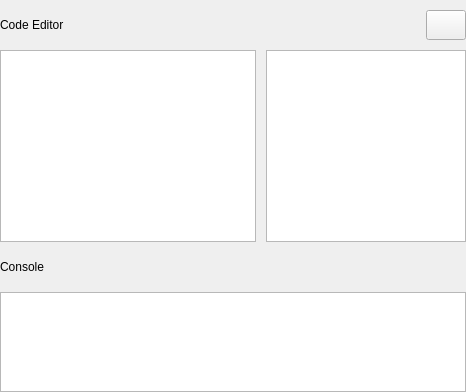
			      <widget class="QWidget" name="Codepage">
				<layout class="QVBoxLayout" name="Codepage_Layout">
				  <property name="spacing">
				    <number>0</number>
				  </property>
				  <property name="leftMargin">
				    <number>0</number>
				  </property>
				  <property name="topMargin">
				    <number>0</number>
				  </property>
				  <property name="rightMargin">
				    <number>0</number>
				  </property>
				  <property name="bottomMargin">
				    <number>0</number>
				  </property>
				  <item>
				    <widget class="QWidget" name="Playbar" native="true">
				      <property name="minimumSize">
					<size>
					  <width>0</width>
					  <height>50</height>
					</size>
				      </property>
				      <property name="maximumSize">
					<size>
					  <width>16777215</width>
					  <height>50</height>
					</size>
				      </property>
				      <layout class="QHBoxLayout" name="Playbar_Layout">
					<property name="spacing">
					  <number>0</number>
					</property>
					<property name="leftMargin">
					  <number>0</number>
					</property>
					<property name="topMargin">
					  <number>0</number>
					</property>
					<property name="rightMargin">
					  <number>0</number>
					</property>
					<property name="bottomMargin">
					  <number>0</number>
					</property>
					<item>
					  <widget class="QLabel" name="EditorLabel">
					    <property name="text">
					      <string>Code Editor</string>
					    </property>
					  </widget>
					</item>
					<item>
					  <spacer name="Playbarspacer">
					    <property name="orientation">
					      <enum>Qt::Horizontal</enum>
					    </property>
					    <property name="sizeHint" stdset="0">
					      <size>
						<width>40</width>
						<height>20</height>
					      </size>
					    </property>
					  </spacer>
					</item>
					<item>
					  <widget class="QPushButton" name="CodeRun">
					    <property name="focusPolicy">
					      <enum>Qt::NoFocus</enum>
					    </property>
					    <property name="minimumSize">
					      <size>
						<width>30</width>
						<height>30</height>
					      </size>
					    </property>
					    <property name="iconSize">
					      <size>
						<width>12</width>
						<height>12</height>
					      </size>
					    </property>
					    <property name="text">
					      <string/>
					    </property>
					    <property name="icon">
					      <iconset>
						<normaloff>./resources/icons/play.svg</normaloff>./resources/icons/play.svg
					      </iconset>
					    </property>
					  </widget>
					</item>
				      </layout>
				    </widget>
				  </item>
				  <item>
				    <widget class="QWidget" name="Codepagecontent" native="true">
				      <layout class="QHBoxLayout" name="Codepagecontent_Layout">
					<property name="spacing">
					  <number>10</number>
					</property>
					<property name="leftMargin">
					  <number>0</number>
					</property>
					<property name="topMargin">
					  <number>0</number>
					</property>
					<property name="rightMargin">
					  <number>0</number>
					</property>
					<property name="bottomMargin">
					  <number>0</number>
					</property>
					<item>
					  <widget class="QPlainTextEdit" name="Editor"/>
					</item>
					<item>
					  <widget class="QListWidget" name="ListStack">
					    <property name="focusPolicy">
					      <enum>Qt::NoFocus</enum>
					    </property>
					    <property name="minimumSize">
					      <size>
						<width>200</width>
						<height>0</height>
					      </size>
					    </property>
					    <property name="maximumSize">
					      <size>
						<width>0</width>
						<height>16777215</height>
					      </size>
					    </property>
					  </widget>
					</item>
				      </layout>
				    </widget>
				  </item>
				  <item>
				    <widget class="QLabel" name="AssemblyLabel">
				      <property name="text">
					<string>Console</string>
				      </property>
				      <property name="minimumSize">
					<size>
					  <width>0</width>
					  <height>50</height>
					</size>
				      </property>
				    </widget>
				  </item>
				  <item>
				    <widget class="QTextEdit" name="Console">
				      <property name="readOnly">
					<bool>true</bool>
				      </property>
				      <property name="minimumSize">
					<size>
					  <width>0</width>
					  <height>0</height>
					</size>
				      </property>
				      <property name="maximumSize">
					<size>
					  <width>16777215</width>
					  <height>100</height>
					</size>
				      </property>
				    </widget>
				  </item>
				</layout>
			      </widget>
